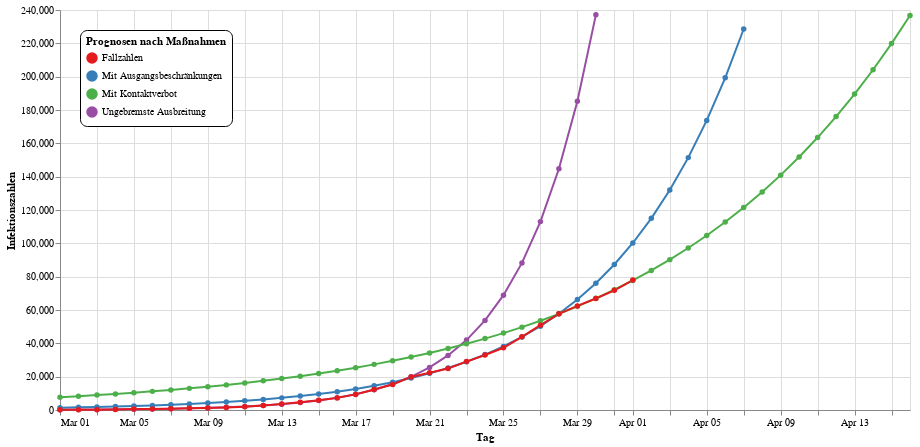

Notebook source saved alongside this figure:
### Code cell
data = pd.read_csv("corona_infections.csv", header=0, names=["day", "cases"])
data["day"] = [dt.datetime.strptime(d + ' 2020', "%b %d %Y") for d in data["day"]]
md1 = dt.datetime(year=2020, month=3, day=20)
md2 = dt.datetime(year=2020, month=3, day=28)
c0 = np.array(data[data["day"] <= md1]["cases"])
d0 = np.array([d.toordinal() for d in data[data["day"] <= md1]["day"]])
c1 = np.array(data[(md1 <= data["day"])][(data["day"] <= md2)]["cases"])
d1 = np.array([d.toordinal() for d in data[md1 <= data["day"]][data["day"] <= md2]["day"]])
c2 = np.array(data[md2 <= data["day"]]["cases"])
d2 = np.array([d.toordinal() for d in data[md2 <= data["day"]]["day"]])
par0, _ = curve_fit(
    corona_curve, 
    xdata=d0, 
    ydata=c0, 
    p0=[c0[0], dt.datetime(year=2020, month=3, day=1).toordinal(), 8e-9, 5.6e7],
    bounds=(
        [0, d0[0], 1e-11, c0[-1]], 
        [c0[-1], dt.datetime(year=2021, month=6, day=1).toordinal(), 1e-8, 8.35e7])
)
par1, _ = curve_fit(
    corona_curve, 
    xdata=d1, 
    ydata=c1, 
    p0=[c1[0], dt.datetime(year=2020, month=3, day=20).toordinal(), 8e-9, 5.6e7],
    bounds=(
        [0, d1[0], 1e-11, c1[-1]], 
        [c1[-1], dt.datetime(year=2021, month=6, day=1).toordinal(), 1e-8, 8.35e7])
)
par2, _ = curve_fit(
    corona_curve, 
    xdata=d2, 
    ydata=c2, 
    p0=[c2[0], dt.datetime(year=2020, month=3, day=28).toordinal(), 8e-9, 5.6e7],
    bounds=(
        [0, d2[0], 1e-11, c2[-1]], 
        [c2[-1], dt.datetime(year=2021, month=6, day=1).toordinal(), 1e-8, 8.35e7])
)
data = data[data["day"] >= dt.datetime(year=2020, month=3, day=1)]
data = data.rename(columns={"day": "Tag", "cases": "Infektionszahlen"})
data["Typ"] = ["Fallzahlen" for d in data["Tag"]]
data["Typ"] = data["Typ"].astype(str)
data_count = len(data) + 15
for par, t in [(par0, "Ungebremste Ausbreitung"), 
               (par1, "Mit Ausgangsbeschränkungen"), 
               (par2, "Mit Kontaktverbot")]:
    for i in range(data_count):
        curve_value = corona_curve((list(data["Tag"])[0] + dt.timedelta(days=i)).toordinal(), *par)
        data = data.append(pd.DataFrame(
            [[list(data["Tag"])[0] + dt.timedelta(days=i), 
              curve_value if curve_value < 250000 else None,
              t]],
            columns=("Tag", "Infektionszahlen", "Typ")
        ), ignore_index=True)
data = data.tail(len(data)-data_count+15).append(data.head(data_count-15), ignore_index=True)
line = alt.Chart(data).mark_line(point=True).encode(
    alt.X("monthdate(Tag)", title="Tag"),
    alt.Y("Infektionszahlen:Q", title="Infektionszahlen"),
    color=alt.Color("Typ:N", 
                    scale=alt.Scale(scheme="set1"),
                    legend=alt.Legend(
        orient="none", legendX=20, legendY=20,
        fillColor="white", strokeColor="black", cornerRadius=7, padding=6,
        title="Prognosen nach Maßnahmen"))
)
nearest = alt.selection(type='single', nearest=True, on='mouseover',
                        fields=['Tag'], empty='none')
selectors = alt.Chart(data).mark_point().encode(
    alt.X("monthdate(Tag)", title="Tag"),
    opacity=alt.value(0),
).add_selection(nearest)
points = line.mark_point().encode(
    opacity=alt.condition(nearest, alt.value(1), alt.value(0))
)
text = line.mark_text(align='left', dx=5, dy=5).encode(
    text=alt.condition(nearest, 'Infektionszahlen:Q', alt.value(' '))
)
rules = alt.Chart(data).mark_rule(color='gray').encode(
    alt.X("monthdate(Tag)", title="Tag"),
).transform_filter(nearest)
alt.layer(
    line, selectors, points, rules, text
).properties(width=850, height=400)

### Figure 1 — Vega-Lite specification as saved in the notebook (floating-point values rounded to 4 significant figures; data arrays with more than 128 entries replaced by an {"elided": "..."} marker saying what was removed)
{"config": {"view": {"continuousWidth": 400, "continuousHeight": 300}}, "layer": [{"mark": {"type": "line", "point": true}, "encoding": {"color": {"type": "nominal", "field": "Typ", "legend": {"cornerRadius": 7, "fillColor": "white", "legendX": 20, "legendY": 20, "orient": "none", "padding": 6, "strokeColor": "black", "title": "Prognosen nach Maßnahmen"}, "scale": {"scheme": "set1"}}, "x": {"type": "temporal", "field": "Tag", "timeUnit": "monthdate", "title": "Tag"}, "y": {"type": "quantitative", "field": "Infektionszahlen", "title": "Infektionszahlen"}}}, {"mark": "point", "encoding": {"opacity": {"value": 0}, "x": {"type": "temporal", "field": "Tag", "timeUnit": "monthdate", "title": "Tag"}}, "selection": {"selector001": {"type": "single", "nearest": true, "on": "mouseover", "fields": ["Tag"], "empty": "none"}}}, {"mark": "point", "encoding": {"color": {"type": "nominal", "field": "Typ", "legend": {"cornerRadius": 7, "fillColor": "white", "legendX": 20, "legendY": 20, "orient": "none", "padding": 6, "strokeColor": "black", "title": "Prognosen nach Maßnahmen"}, "scale": {"scheme": "set1"}}, "opacity": {"condition": {"value": 1, "selection": "selector001"}, "value": 0}, "x": {"type": "temporal", "field": "Tag", "timeUnit": "monthdate", "title": "Tag"}, "y": {"type": "quantitative", "field": "Infektionszahlen", "title": "Infektionszahlen"}}}, {"mark": {"type": "rule", "color": "gray"}, "encoding": {"x": {"type": "temporal", "field": "Tag", "timeUnit": "monthdate", "title": "Tag"}}, "transform": [{"filter": {"selection": "selector001"}}]}, {"mark": {"type": "text", "align": "left", "dx": 5, "dy": 5}, "encoding": {"color": {"type": "nominal", "field": "Typ", "legend": {"cornerRadius": 7, "fillColor": "white", "legendX": 20, "legendY": 20, "orient": "none", "padding": 6, "strokeColor": "black", "title": "Prognosen nach Maßnahmen"}, "scale": {"scheme": "set1"}}, "text": {"condition": {"type": "quantitative", "field": "Infektionszahlen", "selection": "selector001"}, "value": " "}, "x": {"type": "temporal", "field": "Tag", "timeUnit": "monthdate", "title": "Tag"}, "y": {"type": "quantitative", "field": "Infektionszahlen", "title": "Infektionszahlen"}}}], "data": {"name": "data-ab910e41f0673be2ae4aca4f58912ebd"}, "height": 400, "width": 850, "$schema": "https://vega.github.io/schema/vega-lite/v4.0.2.json", "datasets": {"data-ab910e41f0673be2ae4aca4f58912ebd": {"elided": "173 records"}}}
